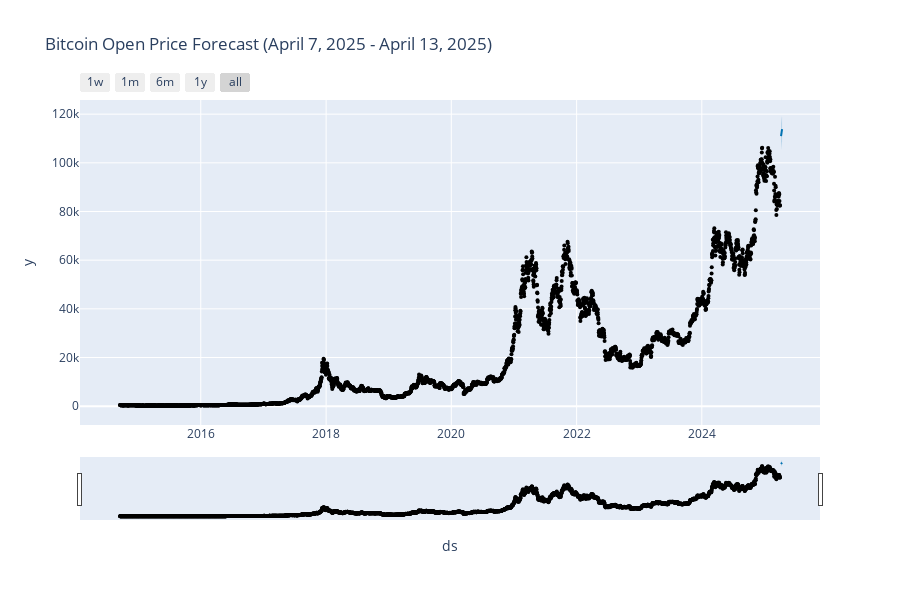

This figure's notebook cell:
### Markdown cell above
Visualize the Forecast

### Code cell
# Visualize the short-term forecast
fig_forecast = plot_plotly(model, forecast)
fig_forecast.update_layout(title='Bitcoin Open Price Forecast (April 7, 2025 - April 13, 2025)')
fig_forecast.show()

### Figure 1 — Plotly figure (JSON) as saved in the notebook; plotly's stock layout.template omitted (floating-point values rounded to 4 significant figures; data arrays with more than 128 entries replaced by an {"elided": "..."} marker saying what was removed)
{"data": [{"marker": {"color": "black", "size": 4}, "mode": "markers", "name": "Actual", "type": "scatter", "x": {"elided": "3850 str values"}, "y": {"elided": "3850 float values"}}, {"hoverinfo": "skip", "line": {"width": 0}, "mode": "lines", "type": "scatter", "x": ["2025-04-07T00:00:00", "2025-04-08T00:00:00", "2025-04-09T00:00:00", "2025-04-10T00:00:00", "2025-04-11T00:00:00", "2025-04-12T00:00:00", "2025-04-13T00:00:00"], "y": [105200.0, 106500.0, 107000.0, 108000.0, 107900.0, 108600.0, 108500.0]}, {"fill": "tonexty", "fillcolor": "rgba(0, 114, 178, 0.2)", "line": {"color": "#0072B2", "width": 2}, "mode": "lines", "name": "Predicted", "type": "scatter", "x": ["2025-04-07T00:00:00", "2025-04-08T00:00:00", "2025-04-09T00:00:00", "2025-04-10T00:00:00", "2025-04-11T00:00:00", "2025-04-12T00:00:00", "2025-04-13T00:00:00"], "y": [111000.0, 111700.0, 112400.0, 113300.0, 113300.0, 113700.0, 113800.0]}, {"fill": "tonexty", "fillcolor": "rgba(0, 114, 178, 0.2)", "hoverinfo": "skip", "line": {"width": 0}, "mode": "lines", "type": "scatter", "x": ["2025-04-07T00:00:00", "2025-04-08T00:00:00", "2025-04-09T00:00:00", "2025-04-10T00:00:00", "2025-04-11T00:00:00", "2025-04-12T00:00:00", "2025-04-13T00:00:00"], "y": [116200.0, 117100.0, 118100.0, 118600.0, 118500.0, 119100.0, 118800.0]}], "layout": {"height": 600, "showlegend": false, "title": {"text": "Bitcoin Open Price Forecast (April 7, 2025 - April 13, 2025)"}, "width": 900, "xaxis": {"rangeselector": {"buttons": [{"count": 7, "label": "1w", "step": "day", "stepmode": "backward"}, {"count": 1, "label": "1m", "step": "month", "stepmode": "backward"}, {"count": 6, "label": "6m", "step": "month", "stepmode": "backward"}, {"count": 1, "label": "1y", "step": "year", "stepmode": "backward"}, {"step": "all"}]}, "rangeslider": {"visible": true}, "title": {"text": "ds"}, "type": "date"}, "yaxis": {"title": {"text": "y"}}}}
